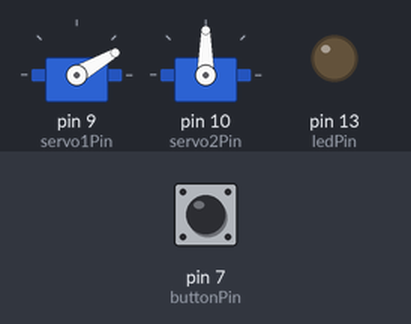
The sketch below on a simulated Arduino Uno, built with avr-gcc and run on an emulated ATmega328P. Shown: 2 × servo, output pins drawn as LEDs (lit = HIGH). The test bench sets the inputs (shaded band); at power-on: pin 7 (buttonPin) LOW.

Above: at 1.2 s.
1.3 s: pin 7 (buttonPin) pulled HIGH for 0.15 s
At 1.45 s:
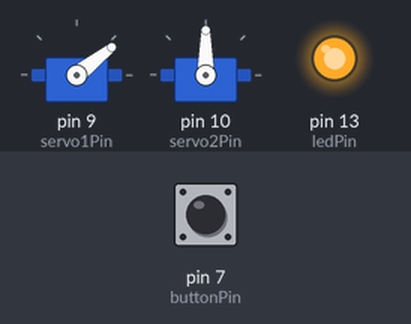
4.3 s: pin 7 (buttonPin) pulled HIGH for 1 s
At 5.1 s:
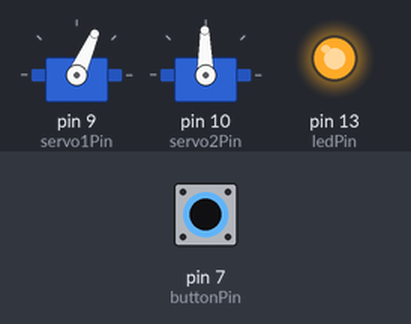
7.6 s: pin 7 (buttonPin) pulled HIGH for 3.2 s
At 8.75 s:
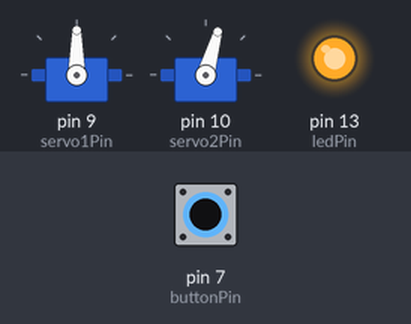
Timing chart, 0 to 12.5 s (numbered marks = the images above; inputs shaded):
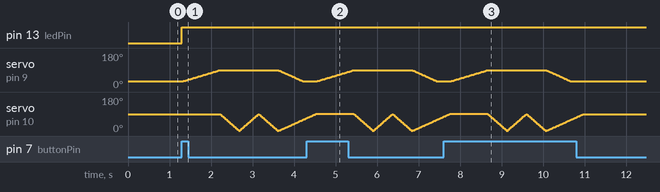

The sketch:

button_2servo.pde
```cpp
#include <Servo.h>

Servo myservo1;
Servo myservo2;

const int servo1Pin = 9;
const int servo2Pin = 10;
const int buttonPin = 7;
const int ledPin = 13;

int buttonState = 0;
const int pos1_offset = 30;
const int pos2_offset = 90;

int pos1 = pos1_offset;
int pos2 = pos2_offset;

void setup()
{
  myservo1.attach(servo1Pin);
  myservo2.attach(servo2Pin);
  myservo1.write(pos1);
  myservo2.write(pos2);

  pinMode(ledPin, OUTPUT);
  pinMode(buttonPin, INPUT);
}


void loop()
{
  buttonState = digitalRead(buttonPin);

  if (buttonState == HIGH) {
    digitalWrite(ledPin, HIGH);

    for(pos1 = pos1_offset; pos1 < pos1_offset + 60; pos1 += 1)
    {
      myservo1.write(pos1);
      myservo2.write(pos2);
      delay(15);
    }
    for(pos2 = pos2_offset; pos2 > pos2_offset - 90; pos2 -= 1)
    {
      myservo1.write(pos1);
      myservo2.write(pos2);
      delay(5);
    }
    for(; pos2 <= pos2_offset; pos2 += 1)
    {
      myservo1.write(pos1);
      myservo2.write(pos2);
      delay(5);
    }
    for(pos2 = pos2_offset; pos2 > pos2_offset - 90; pos2 -= 1)
    {
      myservo1.write(pos1);
      myservo2.write(pos2);
      delay(5);
    }

    for(pos1 = pos1_offset + 60; pos1>=pos1_offset; pos1-=1, pos2+=1)
    {
      myservo1.write(pos1);
      myservo2.write(pos2);
      delay(10);
    }
    for (; pos2 <= pos2_offset; pos2+=1) {
      myservo2.write(pos2);
      delay(10);
    }
  } else {
    delay(50);
  }
}
```

Measured:
- after the input at 1.3 s, pin 13 (ledPin): LOW → HIGH at once; servo on pin 9 (servo1Pin): rises from 30° to 90° in 0.88 s, then falls to 30° in 2.0 s
- after the input at 4.3 s, servo on pin 9 (servo1Pin): rises from 30° to 90° in 0.88 s, then falls to 30° in 2.0 s
- after the input at 7.6 s, servo on pin 9 (servo1Pin): rises from 30° to 90° in 0.88 s, then falls to 30° in 2.0 s
